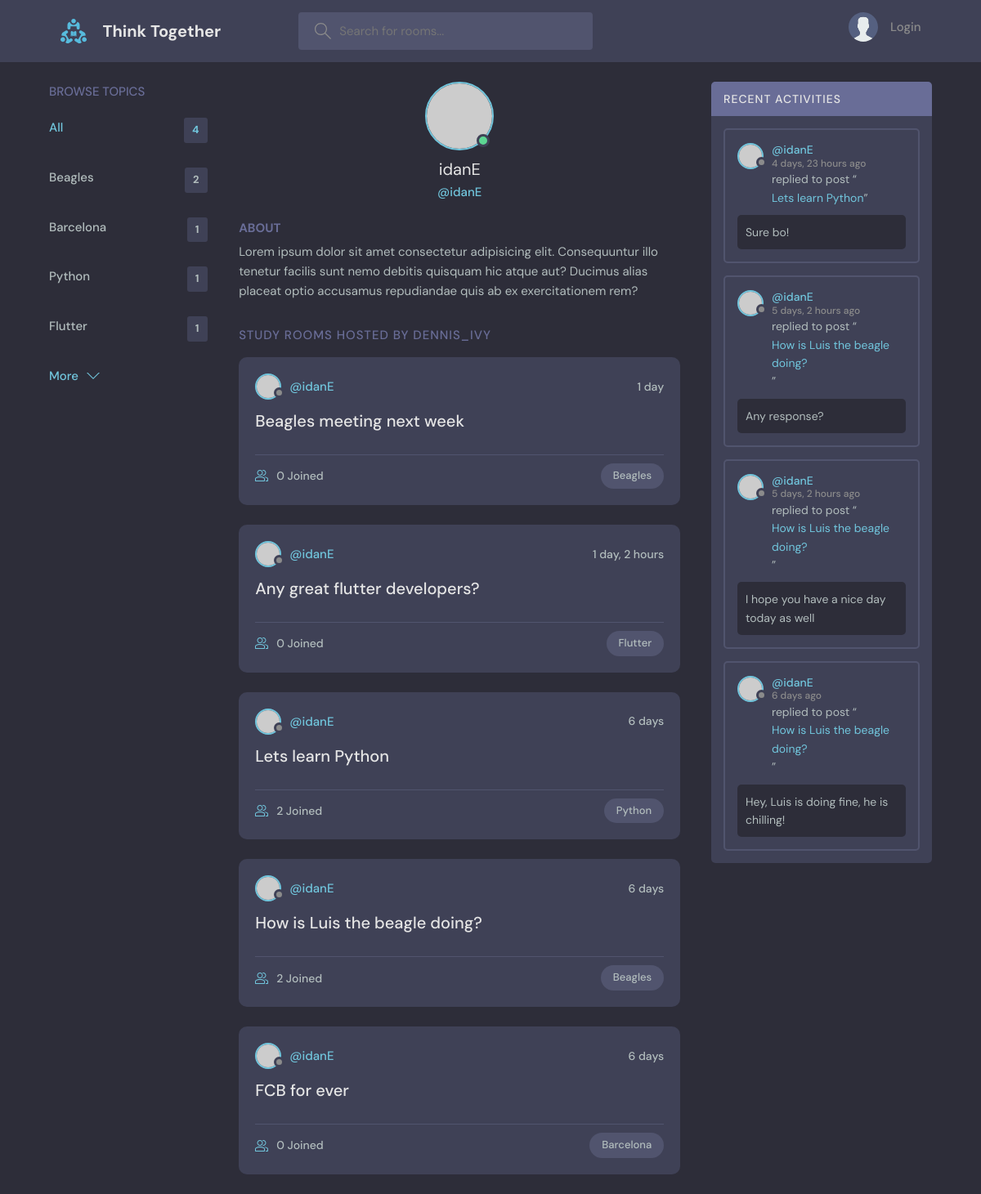
Page /profile/1/ on the committed database.
### base/models.py (models this page shows, shortened)
class Topic(models.Model):
    name = models.CharField(max_length=200)

class Room(models.Model):
    host = models.ForeignKey(User, on_delete=models.SET_NULL, null=True)
    topic = models.ForeignKey(Topic, on_delete=models.SET_NULL, null=True)
    name = models.CharField(max_length=200)
    description = models.TextField(null=True, blank=True)
    participants = models.ManyToManyField(User, related_name='participants', blank=True)
    updated = models.DateTimeField(auto_now=True)
    created = models.DateTimeField(auto_now_add=True)
    class Meta:
        ordering = ['-updated', '-created']
    def __str__(self):
        return self.name

class Message(models.Model):
    user = models.ForeignKey(User, on_delete=models.CASCADE)
    room = models.ForeignKey(Room, on_delete=models.CASCADE)
    body = models.TextField()
    updated = models.DateTimeField(auto_now=True)
    created = models.DateTimeField(auto_now_add=True)
    class Meta:
        ordering = ['-updated', '-created']

### base/views.py (the view)
# urls.py: path('profile/<str:pk>/', views.user_profile, name='user-profile'),
def user_profile(request, pk):
    user = User.objects.get(id=pk)
    rooms = user.room_set.all()
    room_messages = user.message_set.all()
    topics = Topic.objects.all()
    context = {'user': user, 'rooms': rooms, 'room_messages': room_messages, 'topics': topics}
    return render(request, 'base/profile.html', context)

### base/templates/base/profile.html (shortened to what this page needs)
{% extends 'main.html' %}
{% block content %}
  <main class="profile-page layout layout--3">
    <div class="container">
      {% include 'base/topics_component.html' %}
      <div class="roomList">
        <div class="profile">
          <div class="profile__avatar">
            <div class="avatar avatar--large active">
              <img src="https://randomuser.me/api/portraits/men/11.jpg" />
            </div>
          </div>
          <div class="profile__info">
            <h3>{{ user.username }}</h3>
            <p>@{{ user.username }}</p>
          </div>
          <div class="profile__about">
            <h3>About</h3>
            <p>
              Lorem ipsum dolor sit amet consectetur adipisicing elit. Consequuntur illo tenetur
              facilis sunt nemo debitis quisquam hic atque aut? Ducimus alias placeat optio
              accusamus repudiandae quis ab ex exercitationem rem?
            </p>
          </div>
        </div>
        <div class="roomList__header">
          <div>
            <h2>Study Rooms Hosted by dennis_ivy</a>
            </h2>
          </div>
        </div>
       {% include 'base/feed_component.html' %}
      </div>
      {% include 'base/activity_component.html' %}
    </div>
  </main>
{% endblock content %}

### templates/main.html (shortened to what this page needs)
<!DOCTYPE html>
{% load static %}
<html lang="en">
  <head>
    <link rel="stylesheet" href="{% static 'styles/style.css' %}" />
  </head>
  <body>
    {% include 'navbar.html' %}
    {% block content %}
    {% endblock %}
  </body>
</html>

### templates/navbar.html (shortened to what this page needs)
{% load static %}
<header class="header header--loggedIn">
      <div class="container">
        <a href="{% url 'home' %}" class="header__logo">
          <img src="{% static 'images/logo.svg' %}"  alt="Image not found"/>
          <h1>Think Together</h1>
        </a>
        <form class="header__search" method="GET" action="{% url 'home' %}">
          <label>
            <input name="q" placeholder="Search for rooms..." />
          </label>
        </form>
        <nav class="header__menu">
        {% if request.user.is_authenticated %}
          <div class="header__user">
            <a href="{% url 'user-profile' request.user.id%}">
              <div class="avatar avatar--medium active">
                <img src="https://randomuser.me/api/portraits/men/37.jpg"  alt=""/>
              </div>
              <p>{{ request.user.username }} <span>@{{ request.user.username }}</span></p>
            </a>
            <button class="dropdown-button">
              <svg version="1.1" xmlns="http://www.w3.org/2000/svg" width="32" height="32" viewBox="0 0 32 32">
                <title>chevron-down</title>
                <path d="M16 21l-13-13h-3l16 16 16-16h-3l-13 13z"></path>
              </svg>
            </button>
          </div>
        {% else %}
          <a href="{% url 'login' %}">
            <img src="{% static 'images/avatar.svg' %}"  alt=""/>
            <p>Login</p>
          </a>
        {% endif %}
        </nav>
      </div>
    </header>

### base/templates/base/topics_component.html
<div class="topics">
          <div class="topics__header">
            <h2>Browse Topics</h2>
          </div>
          <ul class="topics__list">
            <li>
              <a href="{% url 'home' %}" class="active">All <span>{{ topics.count }}</span></a>
            </li>
              {% for topic in topics %}
            <li>
              <a href="{% url 'home' %}?q={{ topic.name }}">{{ topic.name }}<span>{{ topic.room_set.all.count }}</span></a>
            </li>
              {% endfor %}
          </ul>
          <a class="btn btn--link" href="{% url 'topics' %}">
            More
            <svg version="1.1" xmlns="http://www.w3.org/2000/svg" width="32" height="32" viewBox="0 0 32 32">
              <title>chevron-down</title>
              <path d="M16 21l-13-13h-3l16 16 16-16h-3l-13 13z"></path>
            </svg>
          </a>
        </div>

### base/templates/base/feed_component.html (shortened to what this page needs)
{% for room in rooms %}
<div class="roomListRoom">
            <div class="roomListRoom__header">
              <a href="{% url 'user-profile' room.host.id %}" class="roomListRoom__author">
                <div class="avatar avatar--small">
                  <img src="https://randomuser.me/api/portraits/women/11.jpg" />
                </div>
                <span>@{{ room.host.username }}</span>
              </a>
              <div class="roomListRoom__actions">
                <span>{{ room.created|timesince }}</span>
              </div>
            </div>
            <div class="roomListRoom__content">
              <a href="{% url 'room' room.id %}">{{ room.name }}</a>
            </div>
            <div class="roomListRoom__meta">
              <a href="{% url 'room' room.id %}" class="roomListRoom__joined">
                {{ room.participants.all.count }} Joined
              </a>
              <p class="roomListRoom__topic">{{ room.topic.name }}</p>
            </div>
          </div>
{% endfor %}

### base/templates/base/activity_component.html (shortened to what this page needs)
<div class="activities">
          <div class="activities__header">
            <h2>Recent Activities</h2>
          </div>
        {% for message in room_messages %}
          <div class="activities__box">
            <div class="activities__boxHeader roomListRoom__header">
              <a href="{% url 'user-profile' message.user.id %}" class="roomListRoom__author">
                <div class="avatar avatar--small">
                  <img src="https://randomuser.me/api/portraits/women/11.jpg" />
                </div>
                <p>
                  @{{ message.user }}
                  <span>{{ message.created|timesince }} ago</span>
                </p>
              </a>
            </div>
            <div class="activities__boxContent">
              <p>replied to post “<a href="{% url 'room' message.room.id%}">{{ message.room }}</a>”</p>
              <div class="activities__boxRoomContent">
                {{ message.body }}
              </div>
            </div>
          </div>
        {% endfor %}
        </div>

### rows in the picture
Topic: name "Beagles", room_set.all.count "2"
Topic: name "Barcelona", room_set.all.count "1"
Topic: name "Python", room_set.all.count "1"
Topic: name "Flutter", room_set.all.count "1"
Room: host.username "idanE", created "1 day", name "Beagles meeting next week", participants.all.count "0", topic.name "Beagles"
Room: host.username "idanE", created "1 day, 2 hours", name "Any great flutter developers?", participants.all.count "0", topic.name "Flutter"
Room: host.username "idanE", created "6 days", name "Lets learn Python", participants.all.count "2", topic.name "Python"
Room: host.username "idanE", created "6 days", name "How is Luis the beagle doing?", participants.all.count "2", topic.name "Beagles"
Room: host.username "idanE", created "6 days", name "FCB for ever", participants.all.count "0", topic.name "Barcelona"
Message: user "idanE", created "4 days, 23 hours", room "Lets learn Python", body "Sure bo!"
Message: user "idanE", created "5 days, 2 hours", room "How is Luis the beagle doing?", body "Any response?"
Message: user "idanE", created "5 days, 2 hours", room "How is Luis the beagle doing?", body "I hope you have a nice day today as well"
Message: user "idanE", created "6 days", room "How is Luis the beagle doing?", body "Hey, Luis is doing fine, he is chilling!"

### other values in the picture
{{ topics.count }} "4"
{{ user.username }} "idanE"
